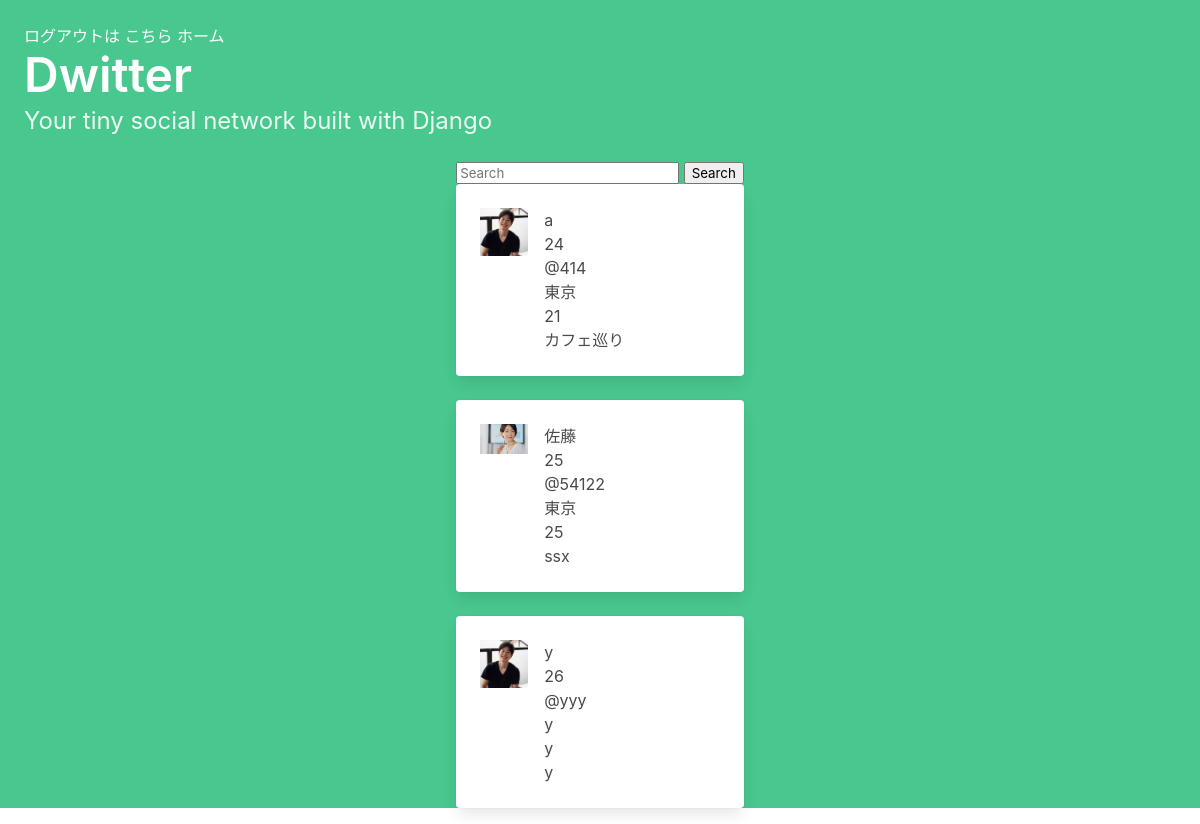
/profile_list/ (signed in), run on the app's committed database.
### dwitter/models.py (models this page shows, shortened)
class Account(models.Model):
    user = models.OneToOneField(User, on_delete=models.CASCADE)
    last_name = models.CharField(max_length=100)
    first_name = models.CharField(max_length=100)
    account_image = models.ImageField(upload_to="",blank=True)
    category = models.CharField(
        max_length=100,
        choices = CATEGORY,
    )
    area = models.CharField(max_length=100)
    age = models.CharField(max_length=100)
    hobby = models.CharField(max_length=100)

### dwitter/views.py (the view)
# urls.py: path("profile_list/",profile_list, name="profile_list" ),
@login_required
def profile_list(request):
        if 'q' in request.GET:
            q = request.GET['q']
            multiple_q = Q(Q(user__username__icontains=q) | Q(age__icontains=q) | Q(hobby__icontains=q)| Q(last_name__icontains=q)| Q(area__icontains=q))
            account = Account.objects.filter(multiple_q)
        else:
            account = Account.objects.exclude(user=request.user)
        context = {
            'account': account
        }
        return render(request, "dwitter/profile_list.html", context)

### dwitter/templates/dwitter/profile_list.html
{% extends 'base.html' %}
{% block content %}
<div class="column">
  <form class="">
    <input class="" name="q" type="search" placeholder="Search" aria-label="Search">
    <button class="" type="submit">Search</button>
  </form>
{% for account in account %}
    <div class="block">
      <div class="card">
        <a href="{% url 'profile' account.id %}">
          <div class="card-content">
            <div class="media">
              <div class="media-left">
                <figure class="image is-48x48">
                  <img src="{{ account.account_image.url}}" alt="{{ account.account_image}}" class="card-img-top">
                </figure>
              </div>
              <div class="media-content">
                <p>{{ account.last_name }}</p>
<p>{{account.id}}</p>
                <p>@{{ account.user.username|lower }}</p>
                <p>{{ account.area }}</p>
                <p>{{ account.age }}</p>
                <p>{{ account.hobby }}</p>
              </div>
            </div>
          </div>
        </a>
      </div>
    </div>
{% endfor %}
</div>
{% endblock content %}

### data on the page
Account: account_image (picture), last_name "a", id "24", user.username "414", area "東京", age "21", hobby "カフェ巡り"
Account: account_image (picture), last_name "佐藤", id "25", user.username "54122", area "東京", age "25", hobby "ssx"
Account: account_image (picture), last_name "y", id "26", user.username "yyy", area "y", age "y", hobby "y"
